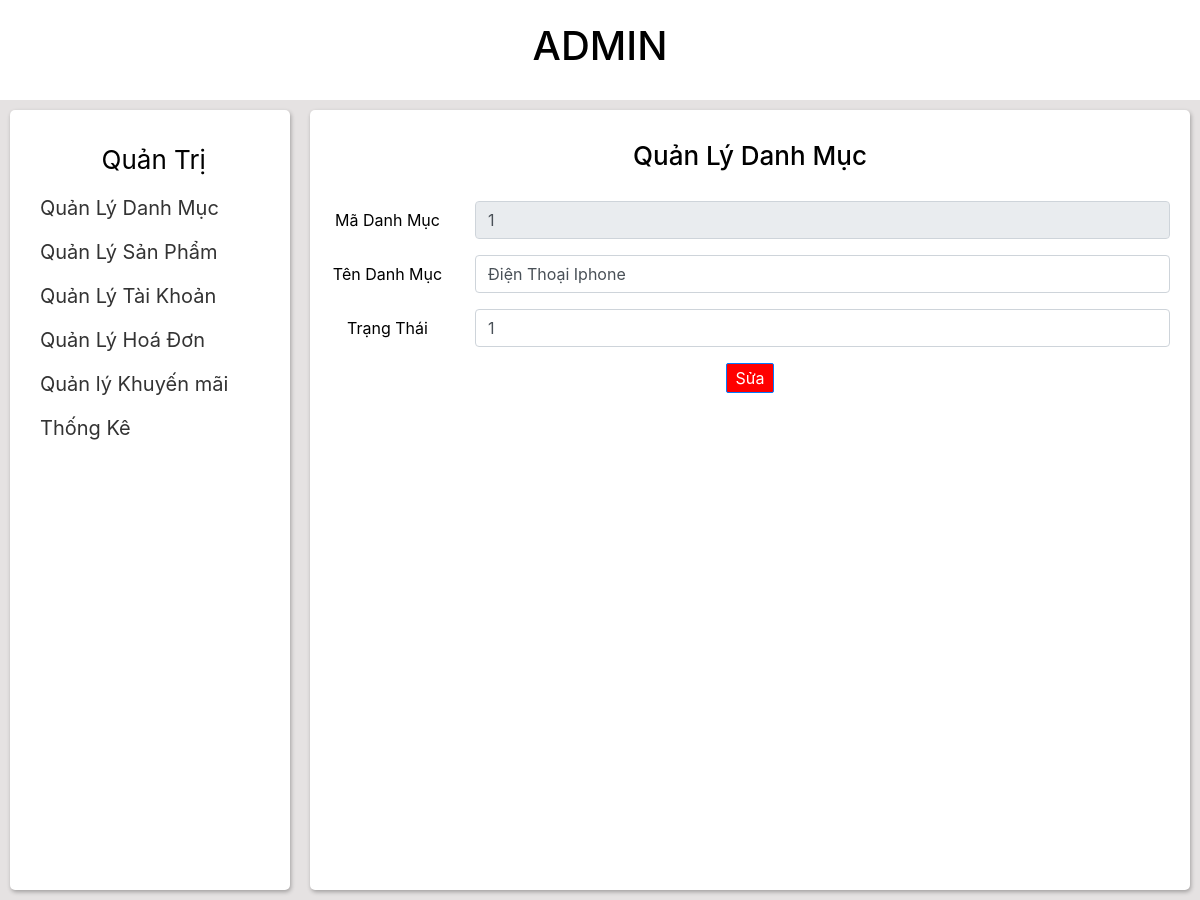
Page /admin/quanlydanhmuc/suadanhmuc.php?id=1 on the committed database.
### tables this page shows
CREATE TABLE `danh_muc` (
  `MaDM` varchar(10) NOT NULL,
  `TenDM` varchar(30) NOT NULL,
  `TrangThai` varchar(50) NOT NULL
);

### admin/quanlydanhmuc/suadanhmuc.php (the view, shortened to what this page needs)
<!DOCTYPE html>
<html>
	<head>
		<link rel="stylesheet" href="https://cdn.jsdelivr.net/npm/bootstrap@4.0.0/dist/css/bootstrap.min.css">
		<link rel="stylesheet" type="text/css" href="../../style/styleAdmin.css">
	</head>
	<body>
		<div class="header">
				<h1>ADMIN</h1>
		</div>
		<div class="wrap">
			<div class="navbar">
				<div class="navbar-wrap">
					<div class="navbar-user">
						<span>Quản Trị</span>
					</div>
					<div>
						<ul class="navbar-item">
							<li class="navbar-item-li">
								<a class="navbar-item-link" href="#">Quản Lý Danh Mục</a>
							</li>
							<li class="navbar-item-li">
								<a class="navbar-item-link" href="../quanlysanpham/quanlysanpham.php" >Quản Lý Sản Phẩm</a>
							</li>
							<li class="navbar-item-li">
								<a class="navbar-item-link" href="../quanlytaikhoan/quanlytaikhoan.php" >Quản Lý Tài Khoản</a>
							</li>
							<li class="navbar-item-li">
								<a class="navbar-item-link" href="../quanlyhoadon/quanlyhoadon.php" >Quản Lý Hoá Đơn</a>
							</li>
							<li class="navbar-item-li">
								<a class="navbar-item-link" href="../quanlyhoadon/quanlyhoadon.php" >Quản lý Khuyến mãi</a>
							</li>
							<li class="navbar-item-li">
								<a class="navbar-item-link" href="../thongke/thongkedoanhthu.php" >Thống Kê</a>
							</li>
						</ul>
					</div>
				</div>
			</div>
			<div class="container">
					<?php
					include'../connect.php';
					$iddm=filter_input(INPUT_GET,'id');
					$sql_suadm="SELECT *FROM danh_muc where MaDM='$iddm'";
					$result_suadm=mysqli_query($conn,$sql_suadm);
					?>
				<div class="container-wrap">
					<h1 class="container-header">
						Quản Lý Danh Mục
					</h1>
					<div>
						<form>
							<?php
							if($result_suadm){
							while ($data=mysqli_fetch_array($result_suadm))
							{
							?>
						  <div class="form-group row">
						    <label for="inputEmail3" class="col-sm-2 col-form-label fs-16 ">Mã Danh Mục</label>
						    <div class="col-sm-10">
						      <input type="text" class="form-control" id="inputEmail3 " placeholder="Nhập mã danh mục..."  value="<?php echo $data['MaDM'];?>" name="txtmadm" readonly>
						    </div>
						  </div>
						  <div class="form-group row">
						    <label for="inputPassword3" class="col-sm-2 col-form-label fs-16 ">Tên Danh Mục</label>
						    <div class="col-sm-10">
						      <input type="text" class="form-control" id="inputPassword3 " placeholder="Nhập tên danh mục..." value="<?php echo $data['TenDM'];?>" name="txttendm">
						    </div>
						  </div>
						  <div class="form-group row">
						    <label for="inputPassword3" class="col-sm-2 col-form-label fs-16 " >Trạng Thái</label>
						    <div class="col-sm-10">
						      <input type="text" class="form-control" id="inputPassword3 " placeholder="Nhập trạng thái.." value="<?php echo $data['TrangThai'];?>" name="txttrangthai">
						    </div>
						  </div>
						  <div class="form-group">
						    <div class="col-sm-12">
						      <button type="submit"  class="btn btn-primary" name="btnSua">Sửa</button>
						    </div>
						  </div>
						  <?php
							}
							}
							?>
						</form>
					</div>
				</div>
			</div>
		</div>
	</body>
</html>

### style/styleAdmin.css (style rules this page uses)
* { padding: 0; margin: 0; box-sizing: border-box; }
body { font-size: 62.5%; height: 100vh; width: 100%; color: black; }
a { text-decoration: none; font-size: 20px; padding: 10px; transition: 0.3s ease; color: #333; }
ul li { list-style: none; }
.btn { background-color: red; padding: 2px 8px; border-radius: 2px; }
.fs-16 { font-size: 16px; }
.header { height: 100px; display: flex; align-items: center; justify-content: center; }
.wrap { display: flex; justify-content: center; background-color: #e5e2e2; min-height: 100vh; }
.navbar { width: 25%; padding: 10px; }
.navbar-item-li { margin: 14px 0; }
.navbar-wrap, .container-wrap { padding: 20px; width: 100%; height: 100%; background-color: white; border-radius: 5px; box-shadow: 1px 2px 4px rgba(0, 0, 0, 0.3); }
.navbar-user, .container-header { margin: 10px 0; text-align: center; font-size: 26px; }
.container-wrap { text-align: center; }
.container { width: 75%; padding: 10px; }
.container-header { margin-bottom: 30px; }

### rows in the picture
danh_muc: txtmadm "1", txttendm "Điện Thoại Iphone", txttrangthai "1"
